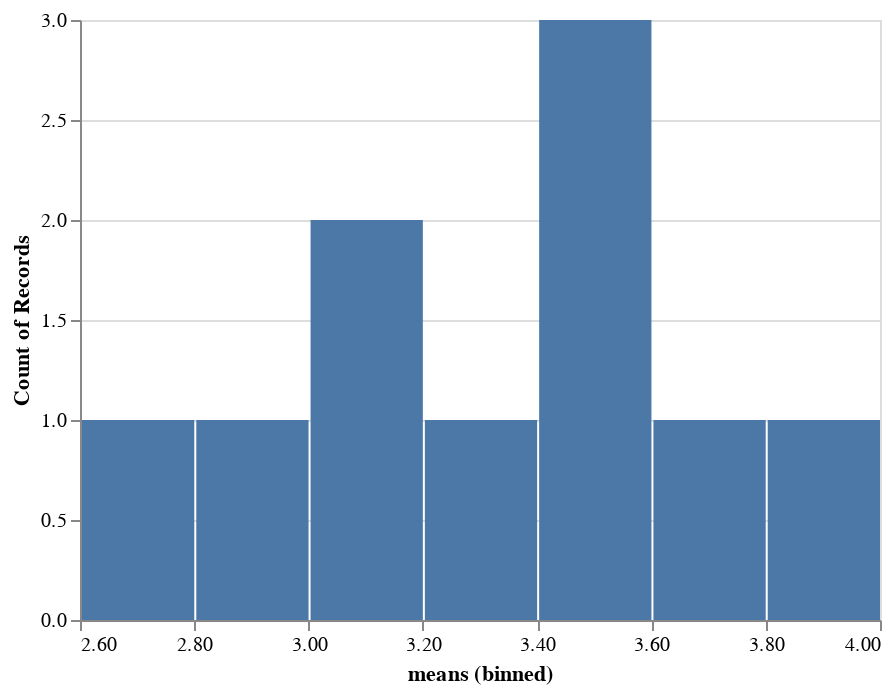

Here is the notebook cell this chart was saved with:
### Code cell
alt.Chart(df_means10).mark_bar().encode(alt.X('means', bin=True), y='count()')

### Figure 1 — Vega-Lite specification as saved in the notebook (floating-point values rounded to 4 significant figures)
{"config": {"view": {"continuousWidth": 400, "continuousHeight": 300}}, "data": {"name": "data-d4d87d7125928d18ea77ad07d365c152"}, "mark": "bar", "encoding": {"x": {"type": "quantitative", "bin": true, "field": "means"}, "y": {"type": "quantitative", "aggregate": "count"}}, "$schema": "https://vega.github.io/schema/vega-lite/v4.8.1.json", "datasets": {"data-d4d87d7125928d18ea77ad07d365c152": [{"means": 3.533}, {"means": 3.533}, {"means": 3.267}, {"means": 3.833}, {"means": 3.033}, {"means": 2.733}, {"means": 2.9}, {"means": 3.0}, {"means": 3.4}, {"means": 3.6}]}}
